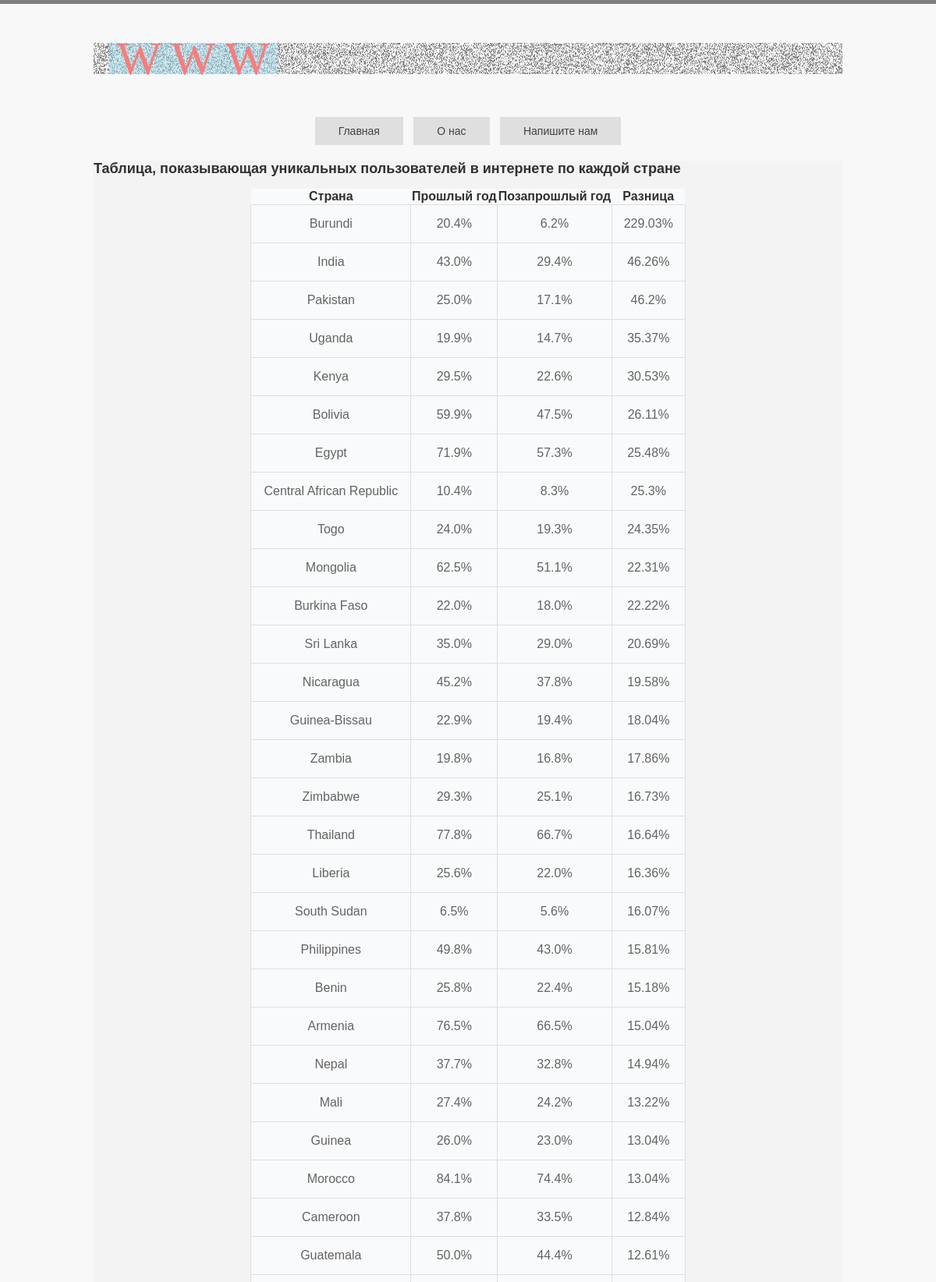
/index (upper part), run on the app's committed database.
### tables this page shows
CREATE TABLE "processed_data" (
	"source_file"	integer NOT NULL,
	"id"	integer NOT NULL UNIQUE,
	"country"	TEXT NOT NULL UNIQUE,
	"last_year"	TEXT,
	"year_before_last"	TEXT,
	"Difference"	REAL NOT NULL,
	CONSTRAINT "fk_source_files" FOREIGN KEY("source_file") REFERENCES "source_files"("id") ON DELETE CASCADE,
	PRIMARY KEY("id" AUTOINCREMENT)
);

### labapp/router.py (the view)
@app.route('/', methods=['GET'])
@app.route('/index', methods=['GET'])
def index():
    global files, marked_files
    files += [file for file in os.listdir('data') if
              ((os.path.isfile(os.path.join('data', file))) and not (file in files))]
    for file in files:
        if file in marked_files:
            continue
        marked_files.append(file)
        service = DataProcessorService(datasource="data/" + file, db_connection_url="sqlite:///test.db")
        service.run_service()
    processed_files = webservice.get_processed_data()
    return render_template('index.html',
                           title='Internet Users',
                           page_name='HOME',
                           navmenu=webservice.navmenu,
                           processed_files=processed_files)

### labapp/repository/connectorfactory.py (called while the page is built)
    def get_connector(self, datastore):
        if datastore.startswith("sqlite:///"):
            self.instance = SQLiteStoreConnector(datastore)
            if self.instance.connect():
                return self.instance
        elif datastore.startswith("pymysql://"):
            self.instance = MySQLStoreConnector(datastore)
            if self.instance.connect():
                return self.instance
        return None

### labapp/repository/sql_api.py (called while the page is built)
def select_all_from_processed_data(connector: StoreConnector) -> List[tuple]:
    query = f'SELECT * FROM processed_data ORDER BY Difference DESC'
    result = connector.execute(query).fetchall()
    return result

### labapp/repository/sqliteconnector.py (called while the page is built)
    def connect(self):
        try:
            connection = sqlite3.connect(self._datastore[10:])
            cursor = connection.cursor()
            cursor.execute("PRAGMA foreign_keys = 1")
            cursor.close()
            self.connection = connection
            print("SQLite database connected.")
            return True
        except Exception as e:
            print(f'Connection error: {str(e)}')
            return False

    def execute(self, query):
        result = None
        if self._cursor is not None:
            try:
                result = self._cursor.execute(query)
            except Exception as e:
                self.connection.rollback()
                print(f'Query execution error: {str(e)}')
        else:
            print("Use start_transaction() first.")
        return result

    def start_transaction(self):
        if self._cursor is None and self.connection is not None:
            self._cursor = self.connection.cursor()

    def end_transaction(self):
        if self.connection is not None and self._cursor is not None:
            self.connection.commit()
            self._cursor.close()
            self._cursor = None

    def close(self):
        self.connection.close()
        self.connection = None

### labapp/webservice.py (called while the page is built)
def get_processed_data() -> List[tuple]:
    db_connector = SQLStoreConnectorFactory().get_connector(DB_URL)
    db_connector.start_transaction()  # начинаем выполнение запросов (открываем транзакцию)
    result = sql_api.select_all_from_processed_data(db_connector)
    db_connector.end_transaction()  # завершаем выполнение запросов (закрываем транзакцию)
    db_connector.close()
    return result

### labapp/templates/index.html
{% extends "layout.html" %}
{% block content %}
    <article>
        <h2> Таблица, показывающая уникальных пользователей в интернете по каждой стране</h2>
        <table align="center">
            <tr>
                <th>Страна</th>
                <th>Прошлый год</th>
                <th>Позапрошлый год</th>
                <th>Разница</th>
            </tr>
            <tbody>
            {% for row in processed_files %}
                <tr>
                    <td>{{row[2]}}</td>
                    <td>{{ row[3]}}%</td>
                    <td>{{ row[4]}}%</td>
                    <td>{{ row[5]|round(2, 'common') }}%</td>
                </tr>
            {% endfor %}
            </tbody>
        </table>
    </article>
{% endblock %}

### labapp/templates/layout.html (shortened to what this page needs)
<html>
<head>
		<link rel="stylesheet" href="/static/stylesheets/styles.css">
</head>
		<body>
			<div class="wrapper">
				<header>
					<div class = "heading">
					<h1 style="color: red;font-family: impact;font-size: 60px;">W W W</h1>
					</div>
				</header>
				{% if navmenu %}
					<nav>
						<ul class="top-menu">
							{% for item in navmenu %}
								<li><a href="{{item.addr}}">{{item.name}}</a></li>
							{% endfor %}
						</ul>
					</nav>
				{% endif %}
				<main id="{{page_name}}">
					{% block content %}{% endblock %}
				</main>
			</div>
		</body>
</html>

### labapp/static/stylesheets/styles.css (style rules this page uses)
body { color: #303030; font: 12px Tahoma, sans-serif; background-color: #f8f8f8; border-top: 5px solid #7e7e7e; margin: 0; }
.wrapper { max-width: 960px; margin: auto; }
header { padding: 20px 0; }
main { background:#f3f3f3; }
nav a { text-decoration: none; }
nav ul { margin: 0; padding: 0; }
nav li { list-style-position: inside; font: 14px 'Oswald', sans-serif; padding: 10px; }
h1 { display: inline-block; color: #000000; font: 40px/40px 'Oswald', sans-serif; margin: 0; padding: 0 10px; }
.heading { background: url(../images/noise-bg.png); opacity: 0.5; margin: 30px 0; padding-left: 20px; }
.heading > h1 { background:rgba(72, 190, 226, 0.5); }
.top-menu { text-align: center; }
.top-menu li { display: inline-block; padding: 10px 30px; margin: 5px; background:rgba(0,0,0,0.1); }
.top-menu a { color: #424242; }
table { border-collapse: collapse; font-family: Tahoma, Geneva, sans-serif; text-align: center; }
table td { padding: 15px; }
table tbody td { color: #636363; border: 1px solid #dddfe1; }
table tbody tr { background-color: #f9fafb; }

### data on the page
processed_data: country "Burundi", last_year "20.4", year_before_last "6.2", Difference "229.03"
processed_data: country "India", last_year "43.0", year_before_last "29.4", Difference "46.26"
processed_data: country "Pakistan", last_year "25.0", year_before_last "17.1", Difference "46.2"
processed_data: country "Uganda", last_year "19.9", year_before_last "14.7", Difference "35.37"
processed_data: country "Kenya", last_year "29.5", year_before_last "22.6", Difference "30.53"
processed_data: country "Bolivia", last_year "59.9", year_before_last "47.5", Difference "26.11"
processed_data: country "Egypt", last_year "71.9", year_before_last "57.3", Difference "25.48"
processed_data: country "Central African Republic", last_year "10.4", year_before_last "8.3", Difference "25.3"
processed_data: country "Togo", last_year "24.0", year_before_last "19.3", Difference "24.35"
processed_data: country "Mongolia", last_year "62.5", year_before_last "51.1", Difference "22.31"
processed_data: country "Burkina Faso", last_year "22.0", year_before_last "18.0", Difference "22.22"
processed_data: country "Sri Lanka", last_year "35.0", year_before_last "29.0", Difference "20.69"
processed_data: country "Nicaragua", last_year "45.2", year_before_last "37.8", Difference "19.58"
processed_data: country "Guinea-Bissau", last_year "22.9", year_before_last "19.4", Difference "18.04"
processed_data: country "Zambia", last_year "19.8", year_before_last "16.8", Difference "17.86"
processed_data: country "Zimbabwe", last_year "29.3", year_before_last "25.1", Difference "16.73"
processed_data: country "Thailand", last_year "77.8", year_before_last "66.7", Difference "16.64"
processed_data: country "Liberia", last_year "25.6", year_before_last "22.0", Difference "16.36"
processed_data: country "South Sudan", last_year "6.5", year_before_last "5.6", Difference "16.07"
processed_data: country "Philippines", last_year "49.8", year_before_last "43.0", Difference "15.81"
processed_data: country "Benin", last_year "25.8", year_before_last "22.4", Difference "15.18"
processed_data: country "Armenia", last_year "76.5", year_before_last "66.5", Difference "15.04"
processed_data: country "Nepal", last_year "37.7", year_before_last "32.8", Difference "14.94"
processed_data: country "Mali", last_year "27.4", year_before_last "24.2", Difference "13.22"
processed_data: country "Guinea", last_year "26.0", year_before_last "23.0", Difference "13.04"
processed_data: country "Morocco", last_year "84.1", year_before_last "74.4", Difference "13.04"
processed_data: country "Cameroon", last_year "37.8", year_before_last "33.5", Difference "12.84"
processed_data: country "Guatemala", last_year "50.0", year_before_last "44.4", Difference "12.61"

### other printed values
{{ item.name }} "Главная" "О нас" "Напишите нам"
